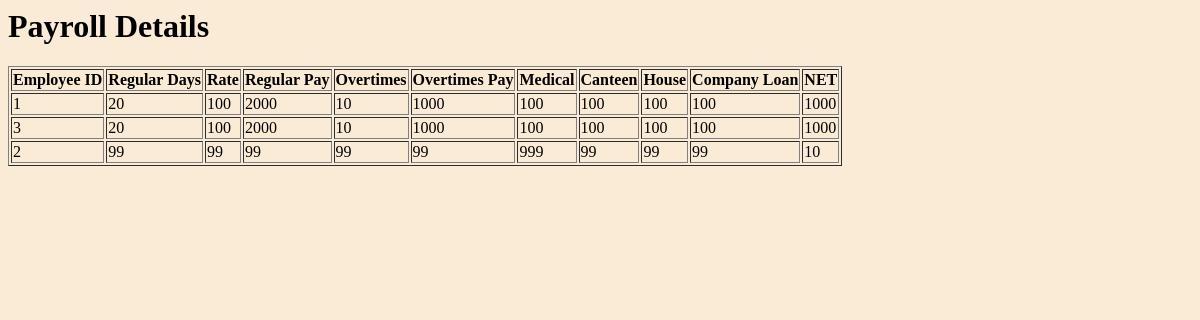
Before: /payroll with the older database file.
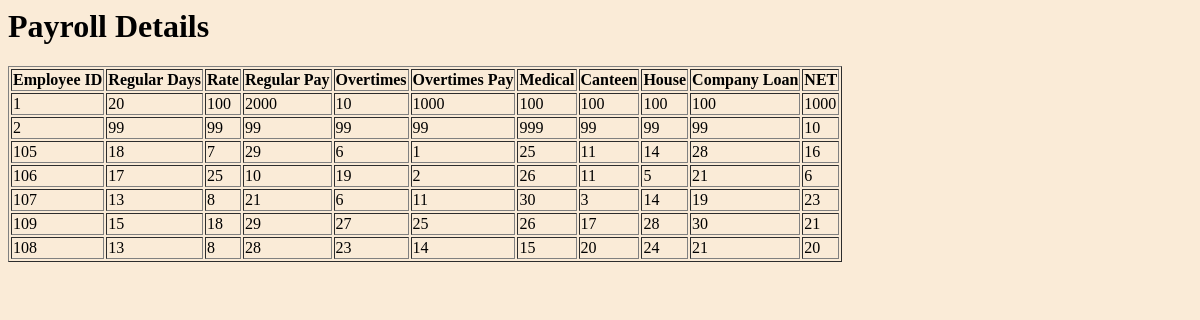
After: the same page with the newer database file.
### tables this page shows
CREATE TABLE payroll
            (employeeID INT PRIMARY KEY     NOT NULL,
            Regular_days INT     NOT NULL,
            Rate INT     NOT NULL,
            Regular_pay INT     NOT NULL,
            Overtimes INT     NOT NULL,
            Overtimes_pay INT     NOT NULL,
            medical INT     NOT NULL,
            canteen INT     NOT NULL,
            house INT     NOT NULL,
            company_loan INT     NOT NULL,
            NET INT     NOT NULL);

### app.py (the view)
@app.route('/payroll')
def payroll():
    resultValue = cur.execute("SELECT * FROM payroll")
    res = resultValue.fetchall()
    if len(res) > 0:
        return render_template('payroll.html',payrollDetails=res)

### templates/payroll.html (shortened to what this page needs)
<html>
  <head>
  </head>
  <body style="background-color:AntiqueWhite;">
    <h1>Payroll Details</h1>
    <table border="1">
      <tr>
        <th>Employee ID</th>
        <th>Regular Days</th>
        <th>Rate</th>
        <th>Regular Pay</th>
        <th>Overtimes</th>
        <th>Overtimes Pay</th>
        <th>Medical</th>
        <th>Canteen</th>
        <th>House</th>
        <th>Company Loan</th>
        <th>NET</th>
      </tr>
      {% for payrollDetail in payrollDetails %}
        <tr>
          <td>{{ payrollDetail[0] }}</td>
          <td>{{ payrollDetail[1] }}</td>
          <td>{{ payrollDetail[2] }}</td>
          <td>{{ payrollDetail[3] }}</td>
          <td>{{ payrollDetail[4] }}</td>
          <td>{{ payrollDetail[5] }}</td>
          <td>{{ payrollDetail[6] }}</td>
          <td>{{ payrollDetail[7] }}</td>
          <td>{{ payrollDetail[8] }}</td>
          <td>{{ payrollDetail[9] }}</td>
          <td>{{ payrollDetail[10] }}</td>
        </tr>
      {% endfor %}
    </table>
  </body>
</html>

Changed rows visible on the page:
removed payroll: employeeID "3", Regular_days "20", Rate "100", Regular_pay "2000", Overtimes "10", Overtimes_pay "1000", medical "100", canteen "100", house "100", company_loan "100", NET "1000"
added payroll: employeeID "105", Regular_days "18", Rate "7", Regular_pay "29", Overtimes "6", Overtimes_pay "1", medical "25", canteen "11", house "14", company_loan "28", NET "16"
added payroll: employeeID "106", Regular_days "17", Rate "25", Regular_pay "10", Overtimes "19", Overtimes_pay "2", medical "26", canteen "11", house "5", company_loan "21", NET "6"
added payroll: employeeID "107", Regular_days "13", Rate "8", Regular_pay "21", Overtimes "6", Overtimes_pay "11", medical "30", canteen "3", house "14", company_loan "19", NET "23"
added payroll: employeeID "109", Regular_days "15", Rate "18", Regular_pay "29", Overtimes "27", Overtimes_pay "25", medical "26", canteen "17", house "28", company_loan "30", NET "21"
added payroll: employeeID "108", Regular_days "13", Rate "8", Regular_pay "28", Overtimes "23", Overtimes_pay "14", medical "15", canteen "20", house "24", company_loan "21", NET "20"
